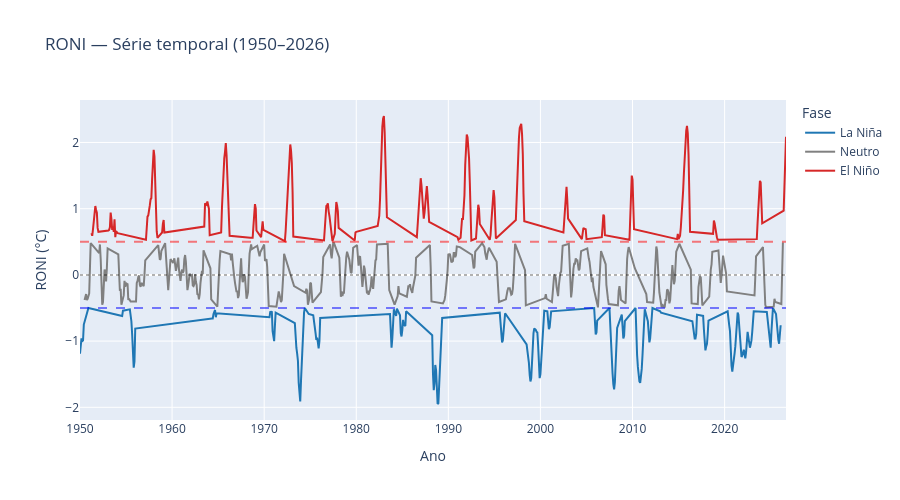

Notebook code for this chart:
### Markdown cell above
<h3> 8. Fases ENSO no histórico (1950–2026)</h3>

Aplicamos o limiar ±0,5 °C a cada trimestre do histórico para contar
quantos trimestres caíram em El Niño, La Niña ou Neutro, e plotamos
a série colorida por fase para inspeção visual.

### Code cell
# ============================================================
# 8. Classificação das fases no histórico
# ============================================================
def classificar(valor):
    if valor >=  0.5: return "El Niño"
    if valor <= -0.5: return "La Niña"
    return "Neutro"

df_roni_hist["fase"] = df_roni_hist["ANOM"].apply(classificar)
print(df_roni_hist["fase"].value_counts())

# ============================================================
# 8.1 Série histórica colorida por fase
# ============================================================
fig = px.line(
    df_roni_hist,
    x="data", y="ANOM", color="fase",
    title="RONI — Série temporal (1950–2026)",
    labels={"data": "Ano", "ANOM": "RONI (°C)", "fase": "Fase"},
    color_discrete_map={
        "El Niño": "#d62728",
        "La Niña": "#1f77b4",
        "Neutro":  "gray",
    },
)

fig.add_hline(y= 0.5, line_dash="dash", line_color="red",  opacity=0.5)
fig.add_hline(y=-0.5, line_dash="dash", line_color="blue", opacity=0.5)
fig.add_hline(y= 0,   line_dash="dot",  line_color="black", opacity=0.3)

fig.update_layout(
    height=500,
    hovermode="x unified",
    xaxis_title="Ano",
    yaxis_title="RONI (°C)",
)
fig.show()

### Figure 1 — Plotly figure (JSON) as saved in the notebook; plotly's stock layout.template omitted (floating-point values rounded to 4 significant figures; data arrays with more than 128 entries replaced by an {"elided": "..."} marker saying what was removed)
{"data": [{"hovertemplate": "Fase=La Niña<br>Ano=%{x}<br>RONI (°C)=%{y}<extra></extra>", "legendgroup": "La Niña", "line": {"color": "#1f77b4", "dash": "solid"}, "marker": {"symbol": "circle"}, "mode": "lines", "name": "La Niña", "orientation": "v", "showlegend": true, "type": "scatter", "x": {"elided": "236 str values"}, "xaxis": "x", "y": {"elided": "236 float values"}, "yaxis": "y"}, {"hovertemplate": "Fase=Neutro<br>Ano=%{x}<br>RONI (°C)=%{y}<extra></extra>", "legendgroup": "Neutro", "line": {"color": "gray", "dash": "solid"}, "marker": {"symbol": "circle"}, "mode": "lines", "name": "Neutro", "orientation": "v", "showlegend": true, "type": "scatter", "x": {"elided": "444 str values"}, "xaxis": "x", "y": {"elided": "444 float values"}, "yaxis": "y"}, {"hovertemplate": "Fase=El Niño<br>Ano=%{x}<br>RONI (°C)=%{y}<extra></extra>", "legendgroup": "El Niño", "line": {"color": "#d62728", "dash": "solid"}, "marker": {"symbol": "circle"}, "mode": "lines", "name": "El Niño", "orientation": "v", "showlegend": true, "type": "scatter", "x": {"elided": "241 str values"}, "xaxis": "x", "y": {"elided": "241 float values"}, "yaxis": "y"}], "layout": {"height": 500, "hovermode": "x unified", "legend": {"title": {"text": "Fase"}, "tracegroupgap": 0}, "shapes": [{"line": {"color": "red", "dash": "dash"}, "opacity": 0.5, "type": "line", "x0": 0, "x1": 1, "xref": "x domain", "y0": 0.5, "y1": 0.5, "yref": "y"}, {"line": {"color": "blue", "dash": "dash"}, "opacity": 0.5, "type": "line", "x0": 0, "x1": 1, "xref": "x domain", "y0": -0.5, "y1": -0.5, "yref": "y"}, {"line": {"color": "black", "dash": "dot"}, "opacity": 0.3, "type": "line", "x0": 0, "x1": 1, "xref": "x domain", "y0": 0, "y1": 0, "yref": "y"}], "title": {"text": "RONI — Série temporal (1950–2026)"}, "xaxis": {"anchor": "y", "domain": [0, 1], "title": {"text": "Ano"}}, "yaxis": {"anchor": "x", "domain": [0, 1], "title": {"text": "RONI (°C)"}}}}
